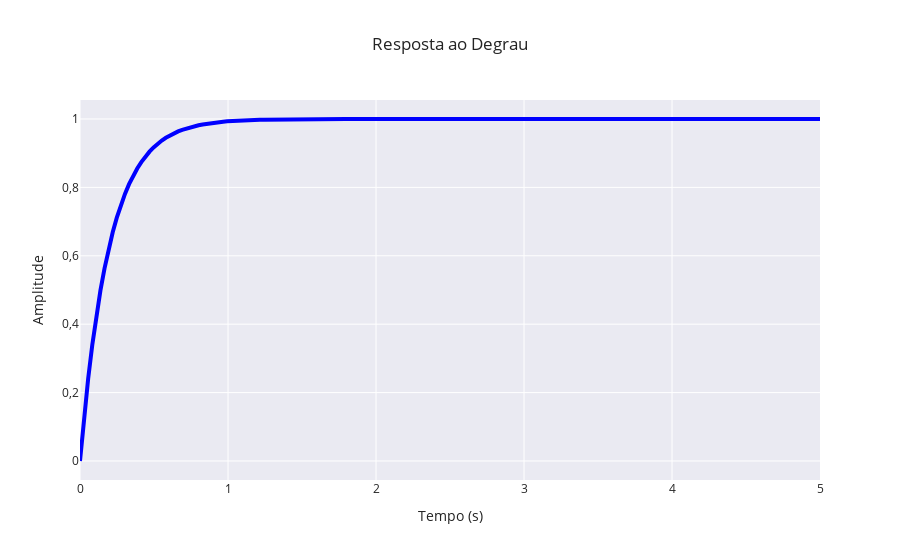

The notebook cell this image was saved under:
### Markdown cell above
Podemos criar um gráfico para apresentar graficamente o resultado obtido pela simulação da resposta ao degrau do sistema. Para isso, utilizaremos a biblioteca Plotly. Inicialmente criaremos uma figura, usando o comando
```
fig = go.Figure()
```
na qual iremos adicionar o gráfico da simulação. Nesta biblioteca, é necessário criar o objeto gráfico e após isso devemos adicionar este objeto gráfico à figura. Para criar o objeto gráfico utilizaremos o código
```
grafico_step=go.Scatter(x=t_step,
                        y=y_step,
                        name='G(s)',
                        mode='lines',
                        line=dict(color="blue", width=4))
```
o qual criará uma linha, utilizando os pontos referenciados nos argumentos x (*x=t_step*) e y (*y=y_step*). Podemos selecionar algumas propriedades para este gráfico, como o nome que será usado na legenda (*name='G(s)'*) e as propriedades da linha (*line=dict(color="blue", width=4))*).
A adição do gráfico à figura é realizada usando o comando
```
fig.add_trace(grafico_step)
```
Podemos alterar propriedades da figura por meio do comando
```
fig.update_layout(title="Resposta ao Degrau",xaxis_title="Tempo (s)",yaxis_title="Amplitude",separators=",.",template="seaborn")
```
e, por fim, gerar a figura final com o comando
```
fig.show()
```

### Code cell
fig = go.Figure()
grafico_step = go.Scatter(
    x=t_step, y=y_step, name="G(s)", mode="lines", line={"color": "blue", "width": 4}
)
fig.add_trace(grafico_step)

fig.update_layout(
    title="Resposta ao Degrau",
    xaxis_title="Tempo (s)",
    yaxis_title="Amplitude",
    separators=",.",
    template="seaborn",
)
fig.show()

### Figure 1 — Plotly figure (JSON) as saved in the notebook; plotly's stock layout.template omitted (floating-point values rounded to 4 significant figures; data arrays with more than 128 entries replaced by an {"elided": "..."} marker saying what was removed)
{"data": [{"line": {"color": "blue", "width": 4}, "mode": "lines", "name": "G(s)", "type": "scatter", "x": {"elided": "182 float values"}, "y": {"elided": "182 float values"}}], "layout": {"separators": ",.", "title": {"text": "Resposta ao Degrau"}, "xaxis": {"title": {"text": "Tempo (s)"}}, "yaxis": {"title": {"text": "Amplitude"}}}}
